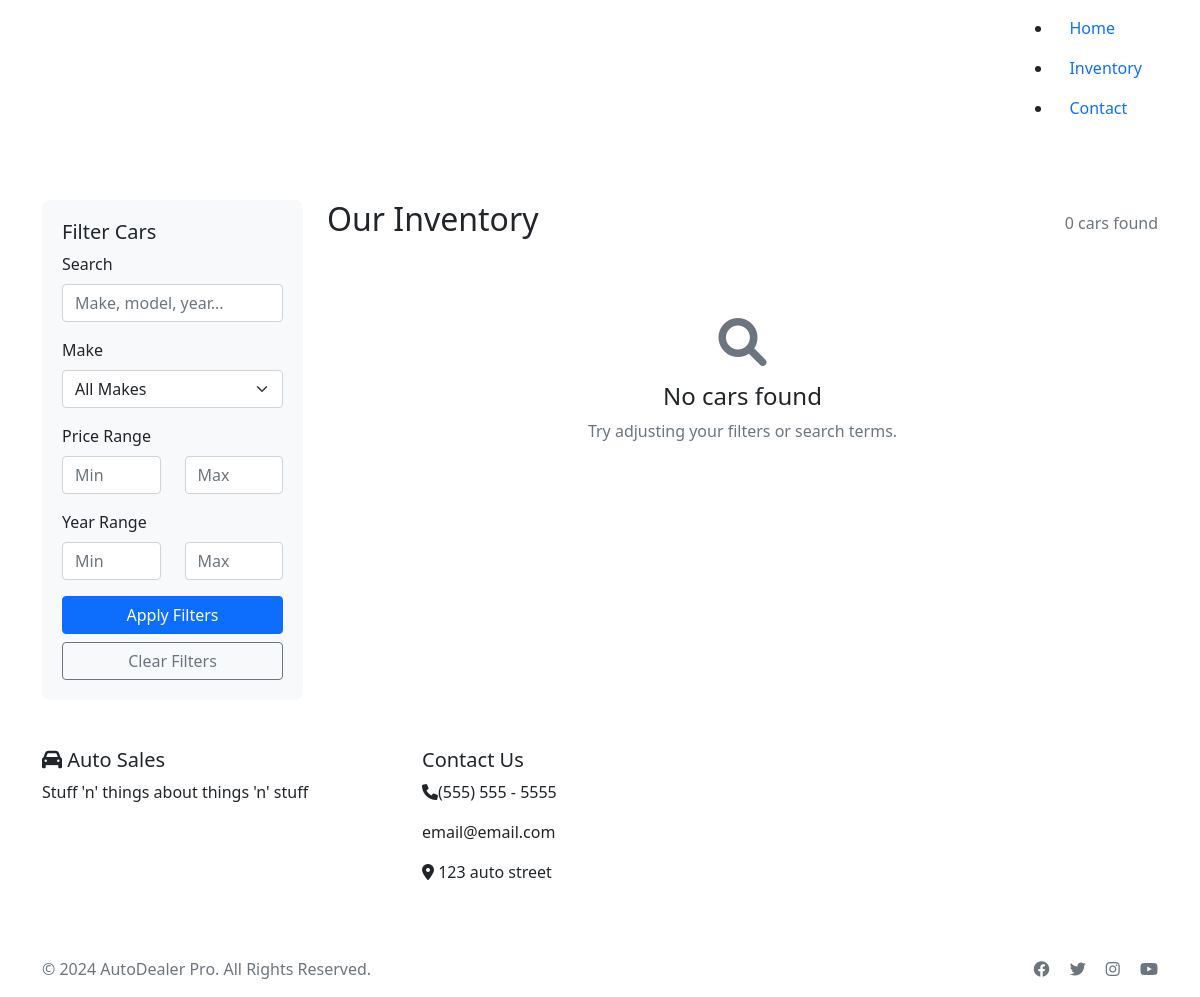
The app's page /inventory/, older data.
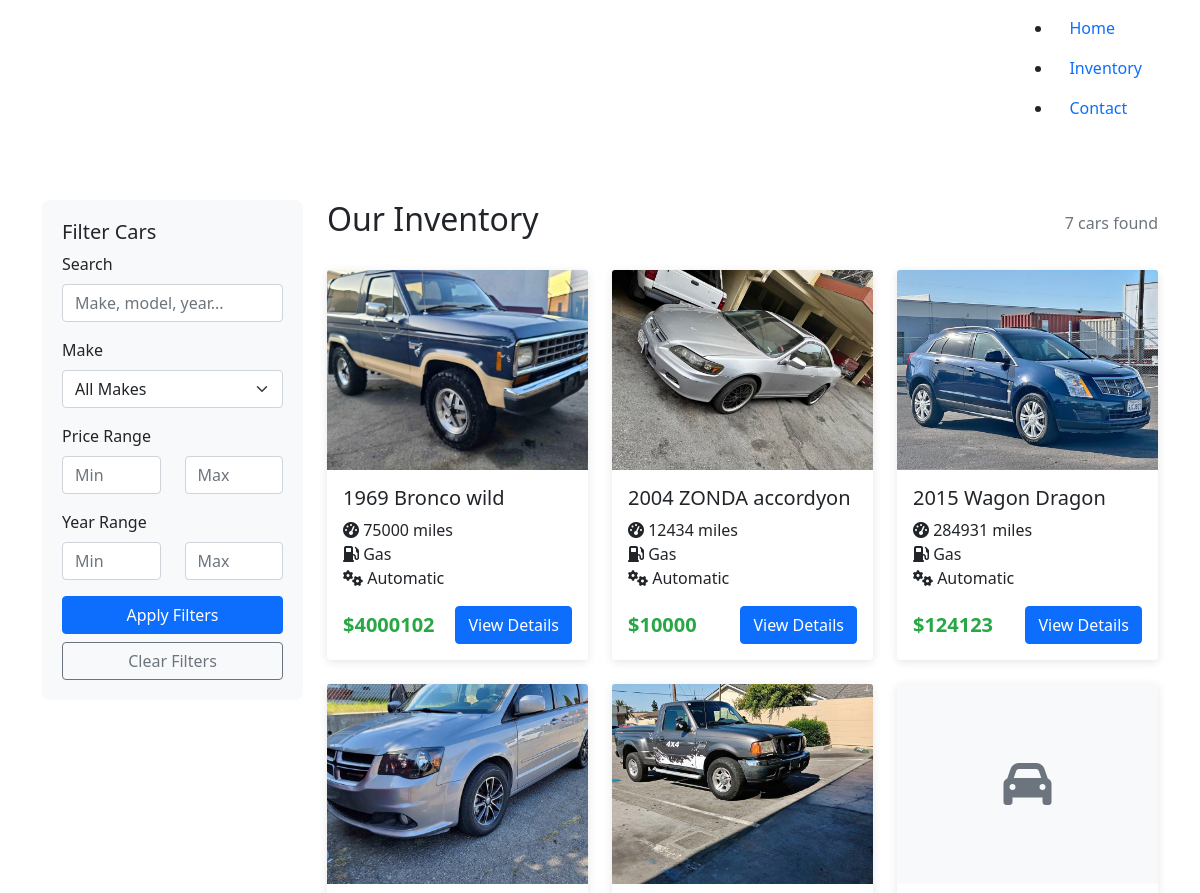
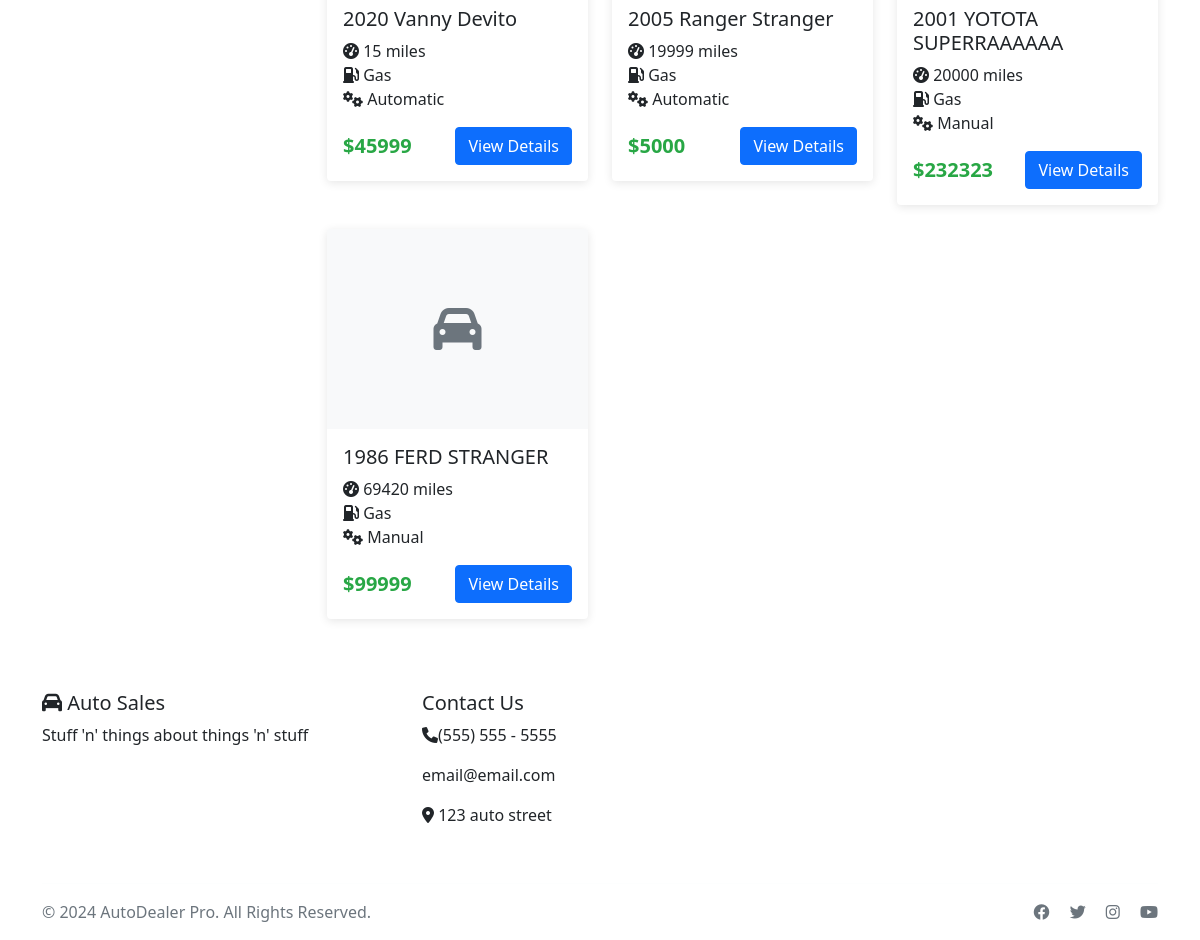
The same page, newer data (2 pictures, top to bottom).
### inventory/models.py (models this page shows, shortened)
class Car(models.Model):
	CONDITION_CHOICES = [
		('excellent', 'Excellent'),
		('good', 'Good'),
		('fair', 'Fair'),
		('poor', 'Poor'),
	]
	FUEL_TYPE_CHOICES = [
		('gas', 'Gas'),
		('diesel', 'Diesel'),
		('hybrid', 'Hybrid'),
		('electric', 'Electric'),
	]
	TRANSMISSION_CHOICES = [
		('manual', 'Manual'),
		('automatic', 'Automatic'),
	]
	make = models.CharField(max_length=50)
	model = models.CharField(max_length=50)
	year = models.IntegerField()
	mileage = models.IntegerField()
	price = models.DecimalField(max_digits=10, decimal_places=2)
	condition = models.CharField(max_length=20, choices=CONDITION_CHOICES)
	fuel_type = models.CharField(max_length=20, choices=FUEL_TYPE_CHOICES)
	transmission = models.CharField(max_length=20, choices=TRANSMISSION_CHOICES)
	exterior_color = models.CharField(max_length=30)
	interior_color = models.CharField(max_length=30)
	vin = models.CharField(max_length=17, unique=True)
	description = models.TextField(blank=True)
	features = models.TextField(blank=True, help_text="List special features, one per line")
	main_image = models.ImageField(upload_to='car_images/', blank=True, null=True)
	image_2 = models.ImageField(upload_to='car_images/', blank=True, null=True)
	image_3 = models.ImageField(upload_to='car_images/', blank=True, null=True)
	image_4 = models.ImageField(upload_to='car_images/', blank=True, null=True)
	image_5 = models.ImageField(upload_to='car_images/', blank=True, null=True)
	is_available = models.BooleanField(default=True)
	is_featured = models.BooleanField(default=False, help_text="Show on homepage")
	created_at = models.DateTimeField(auto_now_add=True)
	updated_at = models.DateTimeField(auto_now=True)
	class Meta:
		ordering = ['-created_at']
		verbose_name = 'Car'
		verbose_name_plural = 'Cars'
	def __str__(self):
		return f"{self.year} {self.make} {self.model}"

### inventory/views.py (the view)
# urls.py: path('', include('inventory.urls'))
def inventory(request):
    cars = Car.objects.filter(is_available=True)
    search_query = request.GET.get('search')
    if search_query:
        cars = cars.filter(
            Q(make__icontains=search_query) |
            Q(model__icontains=search_query) |
            Q(year__icontains=search_query)
        )
    make_filter = request.GET.get('make')
    if make_filter:
        cars = cars.filter(make__iexact=make_filter)
    min_price = request.GET.get('min_price')
    max_price = request.GET.get('max_price')
    if min_price:
        cars = cars.filter(price__gte=min_price)
    if max_price:
        cars = cars.filter(price__lte=max_price)
    min_year = request.GET.get('min_year')
    max_year = request.GET.get('max_year')
    if min_year:
        cars = cars.filter(year__gte=min_year)
    if max_year:
        cars = cars.filter(year__lte=max_year)
    paginator = Paginator(cars, 12)
    page_number = request.GET.get('page')
    page_obj = paginator.get_page(page_number)
    available_makes = Car.objects.filter(is_available=True).values_list('make', flat=True).distinct().order_by('make')
    context = {
        'page_obj': page_obj,
        'available_makes': available_makes,
        'current_filters': request.GET,
    }
    return render(request, 'inventory/inventory.html', context)

### inventory/templates/inventory/inventory.html (shortened to what this page needs)
{% extends 'inventory/base.html' %}
{% block content %}
<div class="container my-5">
    <div class="row">
        <div class="col-md-3">
            <div class="filter-sidebar">
                <h5>Filter Cars</h5>
                <form method="get">
                    <div class="mb-3">
                        <label for="search" class="form-label">Search</label>
                        <input type="text" class="form-control" name="search" id="search"
                               value="{{ current_filters.search }}" placeholder="Make, model, year...">
                    </div>
                    <div class="mb-3">
                        <label for="make" class="form-label">Make</label>
                        <select class="form-select" name="make" id="make">
                            <option value="">All Makes</option>
                        </select>
                    </div>
                    <div class="mb-3">
                        <label class="form-label">Price Range</label>
                        <div class="row">
                            <div class="col-6">
                                <input type="number" class="form-control" name="min_price"
                                       value="{{ current_filters.min_price }}" placeholder="Min">
                            </div>
                            <div class="col-6">
                                <input type="number" class="form-control" name="max_price"
                                       value="{{ current_filters.max_price }}" placeholder="Max">
                            </div>
                        </div>
                    </div>
                    <div class="mb-3">
                        <label class="form-label">Year Range</label>
                        <div class="row">
                            <div class="col-6">
                                <input type="number" class="form-control" name="min_year"
                                       value="{{ current_filters.min_year }}" placeholder="Min">
                            </div>
                            <div class="col-6">
                                <input type="number" class="form-control" name="max_year"
                                       value="{{ current_filters.max_year }}" placeholder="Max">
                            </div>
                        </div>
                    </div>
                    <button type="submit" class="btn btn-primary w-100">Apply Filters</button>
                    <a href="{% url 'inventory:inventory' %}" class="btn btn-outline-secondary w-100 mt-2">Clear Filters</a>
                </form>
            </div>
        </div>
        <div class="col-md-9">
            <div class="d-flex justify-content-between align-items-center mb-4">
                <h2>Our Inventory</h2>
                <span class="text-muted">{{ page_obj.paginator.count }} cars found</span>
            </div>
            <div class="row">
                {% for car in page_obj %}
                <div class="col-lg-4 col-md-6 mb-4">
                    <div class="card car-card">
                        {% if car.main_image %}
                        <img src="{{ car.main_image.url }}" class="card-img-top car-image" alt="{{ car }}">
                        {% else %}
                        <div class="card-img-top car-image bg-light d-flex align-items-center justify-content-center">
                            <i class="fas fa-car fa-3x text-muted"></i>
                        </div>
                        {% endif %}
                        <div class="card-body">
                            <h5 class="card-title">{{ car.year }} {{ car.make }} {{ car.model }}</h5>
                            <p class="card-text">
                                <i class="fas fa-tachometer-alt"></i> {{ car.mileage|floatformat:0 }} miles<br>
                                <i class="fas fa-gas-pump"></i> {{ car.get_fuel_type_display }}<br>
                                <i class="fas fa-cogs"></i> {{ car.get_transmission_display }}
                            </p>
                            <div class="d-flex justify-content-between align-items-center">
                                <span class="price-tag">${{ car.price|floatformat:0 }}</span>
                                <a href="{% url 'inventory:car_detail' car.pk %}" class="btn btn-primary">View Details</a>
                            </div>
                        </div>
                    </div>
                </div>
                {% empty %}
                <div class="col-12">
                    <div class="text-center py-5">
                        <i class="fas fa-search fa-3x text-muted mb-3"></i>
                        <h4>No cars found</h4>
                        <p class="text-muted">Try adjusting your filters or search terms.</p>
                    </div>
                </div>
                {% endfor %}
            </div>
        </div>
    </div>
</div>
{% endblock %}

### inventory/templates/inventory/base.html (shortened to what this page needs)
{% load static %}
<!DOCTYPE html>
<html lang="en">
<head>
	<link rel="stylesheet" href="https://cdn.jsdelivr.net/npm/bootstrap@5.1.3/dist/css/bootstrap.min.css">
	<link rel="stylesheet" href="https://cdnjs.cloudflare.com/ajax/libs/font-awesome/6.0.0/css/all.min.css">
	<link rel="stylesheet" href="{% static 'css/style.css' %}">
</head>
<body>
	<nav class="navbar navbar-expand-lg navbar-dark" style="background-color: var(--dealership-primary);">
		<div class="container">
			<a class="navbar-brand" href="{% url 'inventory:home' %}">
				<i class="fas fa-car"></i>Auto Sales
			</a>
			<div class="collapse navbar-collapse" id="navbarNav">
				<ul class="navbar-bav ms-auto">
					<li class="nav-item">
						<a class="nav-link" href="{% url 'inventory:home' %}">Home</a>
					</li>
					<li class="nav-item">
						<a class="nav-link" href="{% url 'inventory:inventory' %}">Inventory</a>
					</li>
					<li class="nav-item">
						<a class="nav-link" href="{% url 'inventory:contact' %}">Contact</a>
					</li>
				</ul>
			</div>
		</div>
	</nav>
	<main>
		{% block content %}
		{% endblock %}
	</main>
	<footer class="footer mt-5">
		<div class="container">
			<div class="row">
				<div class="col-md-4 mb-4">
					<h5><i class="fas fa-car"></i> Auto Sales</h5>
					<p>Stuff 'n' things about things 'n' stuff</p>
				</div>
				<div class="col-md-4 mb-4" id="contact">
					<h5>Contact Us</h5>
					<p><i class="fas fa-phone"></i>(555) 555 - 5555</p>
					<p>email@email.com</p>
					<p><i class="fas fa-map-marker-alt"></i> 123 auto street</p>
				</div>
			</div>
			<hr class="bg-light">
			<div class="row">
				<div class="col-md-6">
					<p class="text-muted">&copy; 2024 AutoDealer Pro. All Rights Reserved.</p>
				</div>
				<div class="col-md-6 text-md-end">
					<a href="#" class="text-muted me-3"><i class="fab fa-facebook"></i></a>
					<a href="#" class="text-muted me-3"><i class="fab fa-twitter"></i></a>
					<a href="#" class="text-muted me-3"><i class="fab fa-instagram"></i></a>
					<a href="#" class="text-muted"><i class="fab fa-youtube"></i></a>
			</div>
		</div>
	</div>
	</footer>
</body>
</html>

### static/css/style.css (style rules this page uses)
.car-card { transition: transform 0.3s ease; border: none; box-shadow: 0 2px 10px rgba(0,0,0,0.1); }
.car-image { height: 200px; object-fit: cover; }
.navbar-brand { font-weight: bold; font-size: 1.5rem; }
.price-tag { font-size: 1.25rem; font-weight: bold; color: #28a745; }
.filter-sidebar { background-color: #f8f9fa; padding: 20px; border-radius: 8px; }

Row changes from the older to the newer data that the page shows:
added Car: main_image (picture), year "1969", make "Bronco", model "wild", mileage "75000", fuel_type "Gas", transmission "Automatic", price "4000102"
added Car: main_image (picture), year "2004", make "ZONDA", model "accordyon", mileage "12434", fuel_type "Gas", transmission "Automatic", price "10000"
added Car: main_image (picture), year "2015", make "Wagon", model "Dragon", mileage "284931", fuel_type "Gas", transmission "Automatic", price "124123"
added Car: main_image (picture), year "2020", make "Vanny", model "Devito", mileage "15", fuel_type "Gas", transmission "Automatic", price "45999"
added Car: main_image (picture), year "2005", make "Ranger", model "Stranger", mileage "19999", fuel_type "Gas", transmission "Automatic", price "5000"
added Car: year "2001", make "YOTOTA", model "SUPERRAAAAAA", mileage "20000", fuel_type "Gas", transmission "Manual", price "232323"
added Car: year "1986", make "FERD", model "STRANGER", mileage "69420", fuel_type "Gas", transmission "Manual", price "99999"
Text that changed along with them:
{{ page_obj.paginator.count }}: "0" → "7"
text no longer shown: "No cars found Try adjusting your filters or search terms."
